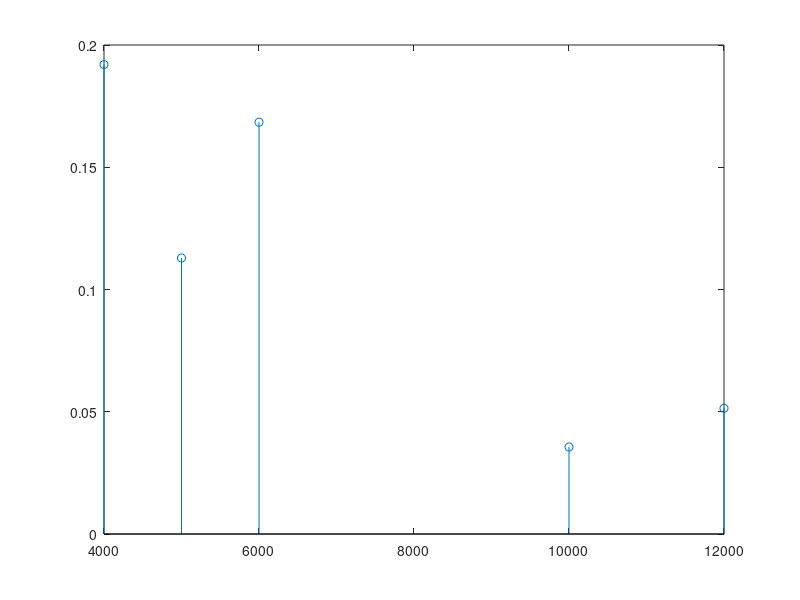

Here is the MATLAB script that generated this plot:
clc;
clear all;
close all;

A = 0.5;

f = 3000;
fs = 1e5;
n = 0:1:ceil(4*(fs/f));
x = A*cos(2*pi*n*(f/fs));

Fs = [12000,10000,6000,5000,4000];

err=[0,0,0,0,0];


for i=1:5
    n1 = 0:1:(4*(Fs(i)/f));
    x1 = A*cos(2*pi*n1*(f/Fs(i)));
    l1 = 1:length(x1);
    l2 = 1:length(x1)/length(x):length(x1);
    y = interp1(l1,x1,l2);
    err(i) = mean((x(1:length(l2))-y).^2);
    %subplot(5,1,i);
    
end
stem(Fs,err);
